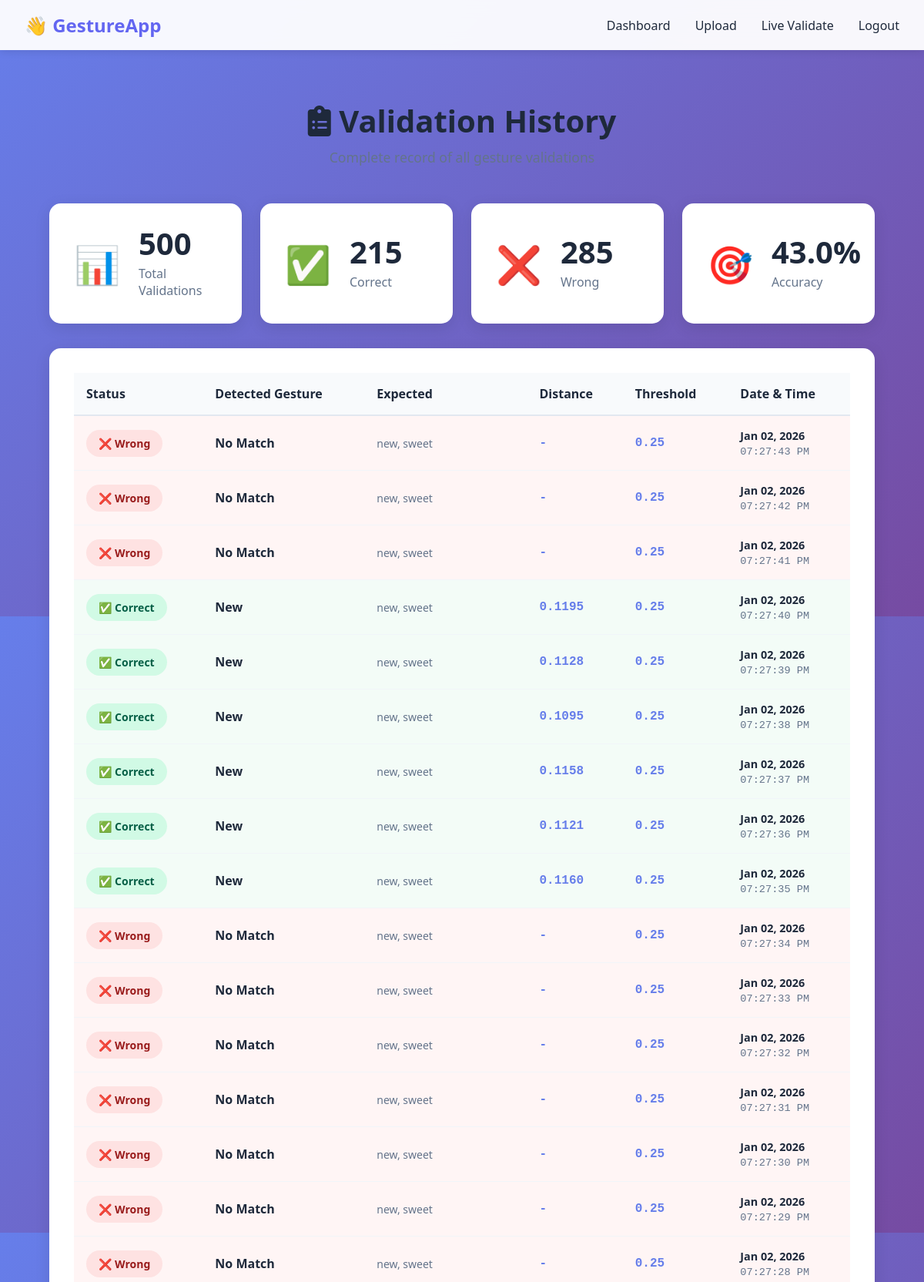
The app's page /validation_logs (signed in, upper part) with its own data.
### models.py (models this page shows)
class ValidationLog(db.Model):
    __tablename__ = 'validation_logs'
    id = db.Column(db.Integer, primary_key=True)
    user_id = db.Column(db.Integer, db.ForeignKey('users.id'), nullable=False)
    detected_gesture = db.Column(db.String(100))
    expected_gestures = db.Column(db.Text)
    is_correct = db.Column(db.Boolean, nullable=False)
    distance = db.Column(db.Float)
    threshold_used = db.Column(db.Float)
    session_id = db.Column(db.String(100))
    timestamp = db.Column(db.DateTime, default=datetime.utcnow, index=True)
    @property
    def expected_gestures_list(self):
        if self.expected_gestures:
            return json.loads(self.expected_gestures)
        return []

### app.py (the view)
@app.route('/validation_logs')
@login_required
def validation_logs():
    logs = ValidationLog.query.filter_by(user_id=current_user.id)\
        .order_by(ValidationLog.timestamp.desc())\
        .limit(500)\
        .all()
    correct_count = sum(1 for log in logs if log.is_correct)
    wrong_count = len(logs) - correct_count
    accuracy = round((correct_count / len(logs) * 100), 1) if logs else 0
    return render_template('validation_logs.html',
                         logs=logs,
                         correct_count=correct_count,
                         wrong_count=wrong_count,
                         accuracy=accuracy)

### app.py (called while the page is built)
@login_manager.user_loader
def load_user(user_id):
    return db.session.get(User, int(user_id))

### templates/validation_logs.html (shortened to what this page needs)
{% extends "base.html" %}
{% block content %}
<div class="logs-container">
    <div class="logs-header">
        <h1><i class="fas fa-clipboard-list"></i> Validation History</h1>
        <p>Complete record of all gesture validations</p>
    </div>
    <div class="stats-row">
        <div class="stat-card">
            <div class="stat-icon">📊</div>
            <div class="stat-content">
                <span class="stat-number">{{ logs|length }}</span>
                <span class="stat-label">Total Validations</span>
            </div>
        </div>
        <div class="stat-card">
            <div class="stat-icon">✅</div>
            <div class="stat-content">
                <span class="stat-number">{{ correct_count }}</span>
                <span class="stat-label">Correct</span>
            </div>
        </div>
        <div class="stat-card">
            <div class="stat-icon">❌</div>
            <div class="stat-content">
                <span class="stat-number">{{ wrong_count }}</span>
                <span class="stat-label">Wrong</span>
            </div>
        </div>
        <div class="stat-card">
            <div class="stat-icon">🎯</div>
            <div class="stat-content">
                <span class="stat-number">{{ accuracy }}%</span>
                <span class="stat-label">Accuracy</span>
            </div>
        </div>
    </div>
    <div class="logs-table-container">
        {% if logs %}
        <table class="logs-table">
            <thead>
                <tr>
                    <th>Status</th>
                    <th>Detected Gesture</th>
                    <th>Expected</th>
                    <th>Distance</th>
                    <th>Threshold</th>
                    <th>Date & Time</th>
                </tr>
            </thead>
            <tbody>
                {% for log in logs %}
                <tr class="{{ 'log-correct' if log.is_correct else 'log-wrong' }}">
                    <td>
                        {% if log.is_correct %}
                            <span class="status-badge status-correct">✅ Correct</span>
                        {% else %}
                            <span class="status-badge status-wrong">❌ Wrong</span>
                        {% endif %}
                    </td>
                    <td class="gesture-name">
                        {{ log.detected_gesture or 'No Match' }}
                    </td>
                    <td class="expected-gestures">
                        {{ log.expected_gestures_list|join(', ') if log.expected_gestures_list else 'All' }}
                    </td>
                    <td class="distance-val">
                        {{ "%.4f"|format(log.distance) if log.distance else '-' }}
                    </td>
                    <td class="threshold-val">
                        {{ "%.2f"|format(log.threshold_used) if log.threshold_used else '-' }}
                    </td>
                    <td class="timestamp">
                        <div class="timestamp-container">
                            <span class="date">{{ log.timestamp.strftime('%b %d, %Y') }}</span>
                            <span class="time">{{ log.timestamp.strftime('%I:%M:%S %p') }}</span>
                        </div>
                    </td>
                </tr>
                {% endfor %}
            </tbody>
        </table>
        {% endif %}
    </div>
</div>
{% endblock %}

### static/css/style.css (style rules this page uses)
* { margin: 0; padding: 0; box-sizing: border-box; }
:root { --primary: #6366f1; --primary-dark: #4f46e5; --secondary: #8b5cf6; --success: #10b981; --danger: #ef4444; --warning: #f59e0b; --dark: #1e293b; --light: #f1f5f9; --gray: #64748b; --white: #ffffff; }
body { font-family: 'Segoe UI', Tahoma, Geneva, Verdana, sans-serif; background: linear-gradient(135deg, #667eea 0%, #764ba2 100%); min-height: 100vh; color: var(--dark); }
.stat-number { font-size: 3rem; font-weight: bold; }

### templates/validation_logs.html (style rules this page uses)
.logs-container { max-width: 1600px; margin: 0 auto; padding: 2rem; }
.logs-header { text-align: center; margin-bottom: 3rem; }
.logs-header h1 { font-size: 2.5rem; color: #1e293b; margin-bottom: 0.5rem; }
.logs-header p { color: #64748b; font-size: 1.1rem; }
.stats-row { display: grid; grid-template-columns: repeat(auto-fit, minmax(250px, 1fr)); gap: 1.5rem; margin-bottom: 2rem; }
.stat-card { background: white; border-radius: 15px; padding: 2rem; display: flex; align-items: center; gap: 1.5rem; box-shadow: 0 5px 20px rgba(0,0,0,0.1); transition: transform 0.2s; }
.stat-icon { font-size: 3rem; }
.stat-content { display: flex; flex-direction: column; }
.stat-number { font-size: 2.5rem; font-weight: 800; color: #1e293b; line-height: 1; }
.stat-label { font-size: 1rem; color: #64748b; margin-top: 0.5rem; }
.logs-table-container { background: white; border-radius: 15px; padding: 2rem; box-shadow: 0 5px 20px rgba(0,0,0,0.1); overflow-x: auto; }
.logs-table { width: 100%; border-collapse: collapse; }
.logs-table thead { background: #f8fafc; }
.logs-table th { padding: 1rem; text-align: left; font-weight: 700; color: #1e293b; border-bottom: 2px solid #e2e8f0; }
.logs-table tbody tr { border-bottom: 1px solid #f1f5f9; transition: background 0.2s; }
.logs-table td { padding: 1rem; }
.log-correct { background: rgba(34, 197, 94, 0.05); }
.log-wrong { background: rgba(239, 68, 68, 0.05); }
.status-badge { padding: 0.5rem 1rem; border-radius: 20px; font-weight: 600; font-size: 0.875rem; display: inline-block; }
.status-correct { background: #d1fae5; color: #065f46; }
.status-wrong { background: #fee2e2; color: #991b1b; }
.gesture-name { font-weight: 600; color: #1e293b; text-transform: capitalize; }
.expected-gestures { color: #64748b; font-size: 0.875rem; }
.distance-val, .threshold-val { font-family: 'Courier New', monospace; color: #667eea; font-weight: 600; }
.timestamp-container { display: flex; flex-direction: column; gap: 0.25rem; }
.timestamp-container .date { color: #1e293b; font-weight: 600; font-size: 0.9rem; }
.timestamp-container .time { color: #64748b; font-size: 0.85rem; font-family: 'Courier New', monospace; }

### records on screen
ValidationLog: is_correct "❌ Wrong", detected_gesture "No Match", expected_gestures_list "new, sweet", distance "-", threshold_used "0.25", timestamp "Jan 02, 2026", timestamp "07:27:43 PM"
ValidationLog: is_correct "❌ Wrong", detected_gesture "No Match", expected_gestures_list "new, sweet", distance "-", threshold_used "0.25", timestamp "Jan 02, 2026", timestamp "07:27:42 PM"
ValidationLog: is_correct "❌ Wrong", detected_gesture "No Match", expected_gestures_list "new, sweet", distance "-", threshold_used "0.25", timestamp "Jan 02, 2026", timestamp "07:27:41 PM"
ValidationLog: is_correct "✅ Correct", detected_gesture "New", expected_gestures_list "new, sweet", distance "0.1195", threshold_used "0.25", timestamp "Jan 02, 2026", timestamp "07:27:40 PM"
ValidationLog: is_correct "✅ Correct", detected_gesture "New", expected_gestures_list "new, sweet", distance "0.1128", threshold_used "0.25", timestamp "Jan 02, 2026", timestamp "07:27:39 PM"
ValidationLog: is_correct "✅ Correct", detected_gesture "New", expected_gestures_list "new, sweet", distance "0.1095", threshold_used "0.25", timestamp "Jan 02, 2026", timestamp "07:27:38 PM"
ValidationLog: is_correct "✅ Correct", detected_gesture "New", expected_gestures_list "new, sweet", distance "0.1158", threshold_used "0.25", timestamp "Jan 02, 2026", timestamp "07:27:37 PM"
ValidationLog: is_correct "✅ Correct", detected_gesture "New", expected_gestures_list "new, sweet", distance "0.1121", threshold_used "0.25", timestamp "Jan 02, 2026", timestamp "07:27:36 PM"
ValidationLog: is_correct "✅ Correct", detected_gesture "New", expected_gestures_list "new, sweet", distance "0.1160", threshold_used "0.25", timestamp "Jan 02, 2026", timestamp "07:27:35 PM"
ValidationLog: is_correct "❌ Wrong", detected_gesture "No Match", expected_gestures_list "new, sweet", distance "-", threshold_used "0.25", timestamp "Jan 02, 2026", timestamp "07:27:34 PM"
ValidationLog: is_correct "❌ Wrong", detected_gesture "No Match", expected_gestures_list "new, sweet", distance "-", threshold_used "0.25", timestamp "Jan 02, 2026", timestamp "07:27:33 PM"
ValidationLog: is_correct "❌ Wrong", detected_gesture "No Match", expected_gestures_list "new, sweet", distance "-", threshold_used "0.25", timestamp "Jan 02, 2026", timestamp "07:27:32 PM"
ValidationLog: is_correct "❌ Wrong", detected_gesture "No Match", expected_gestures_list "new, sweet", distance "-", threshold_used "0.25", timestamp "Jan 02, 2026", timestamp "07:27:31 PM"
ValidationLog: is_correct "❌ Wrong", detected_gesture "No Match", expected_gestures_list "new, sweet", distance "-", threshold_used "0.25", timestamp "Jan 02, 2026", timestamp "07:27:30 PM"
ValidationLog: is_correct "❌ Wrong", detected_gesture "No Match", expected_gestures_list "new, sweet", distance "-", threshold_used "0.25", timestamp "Jan 02, 2026", timestamp "07:27:29 PM"
ValidationLog: is_correct "❌ Wrong", detected_gesture "No Match", expected_gestures_list "new, sweet", distance "-", threshold_used "0.25", timestamp "Jan 02, 2026", timestamp "07:27:28 PM"

### other values on screen
{{ logs|length }} "500"
{{ correct_count }} "215"
{{ wrong_count }} "285"
{{ accuracy }} "43.0"
